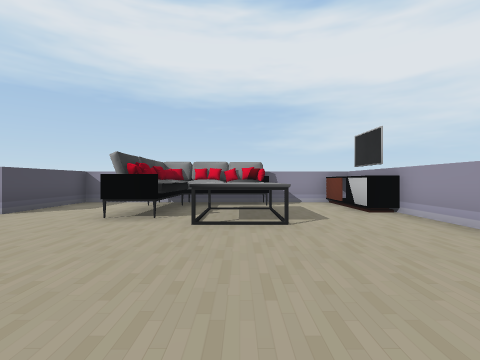
view 1 (above)

19 first-person views from a walk through a 3-D level made in the Unity game engine. The camera is 0.72 m above the floor, looks level and sees 85° across. The floor is counted in squares, 1 m on a side. Each view is taken from the middle of a square. On the plan, view 1 faces up. The plan holds only what a view shows up to about 9 squares ahead; the rest is blank. The place goes on beyond the plan. Some animated figures are left out. Some surface patterns are stand-ins.

view 2
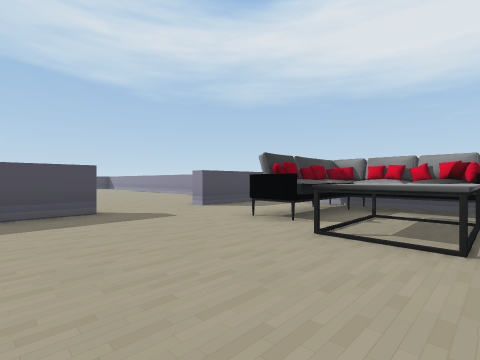

view 3
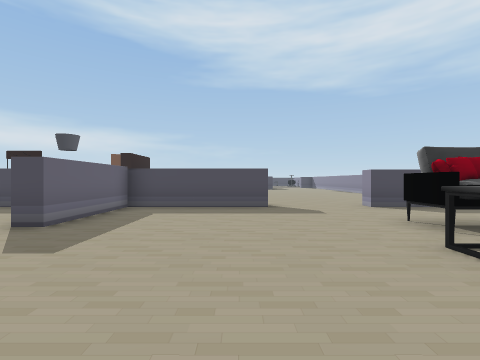

view 4
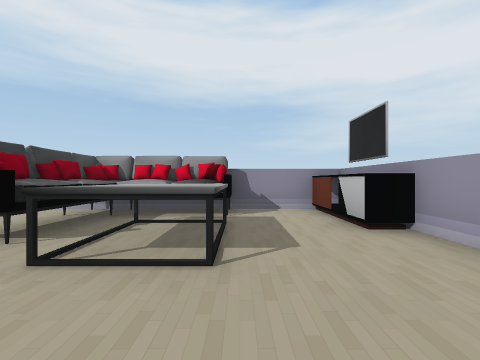

view 5
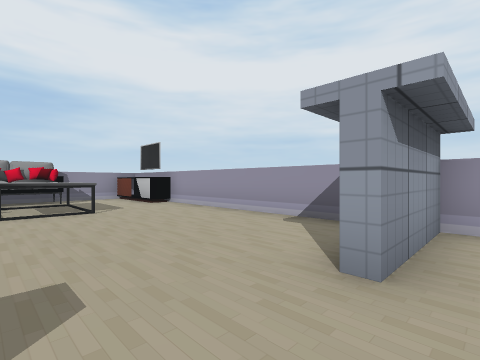

view 6
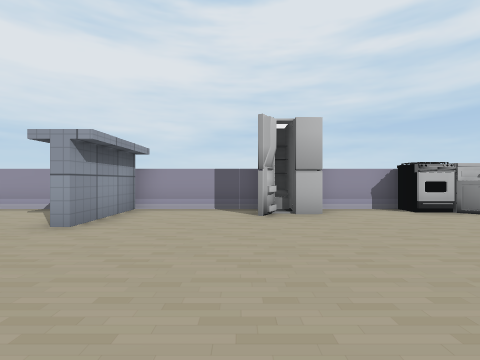

view 7
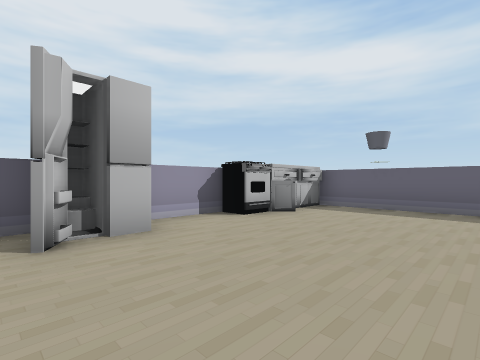

view 8
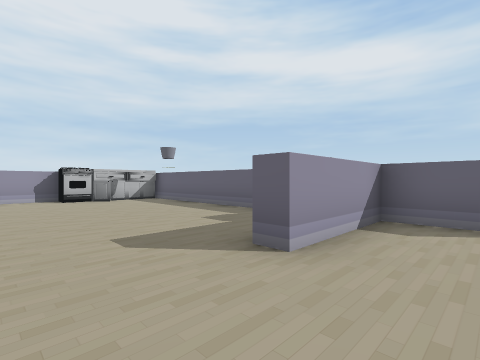

view 9
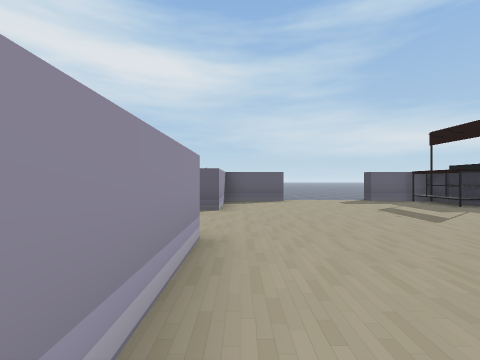

view 10
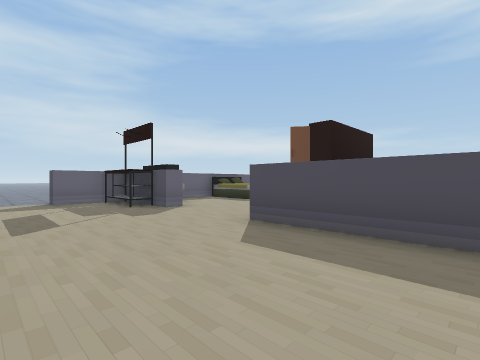

view 11
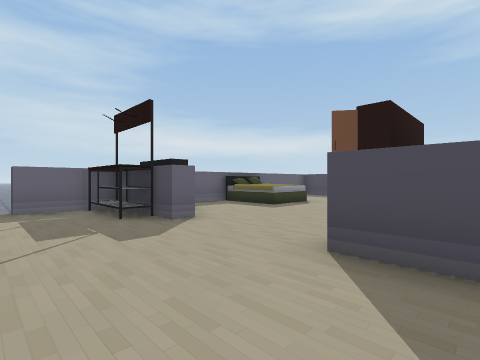

view 12
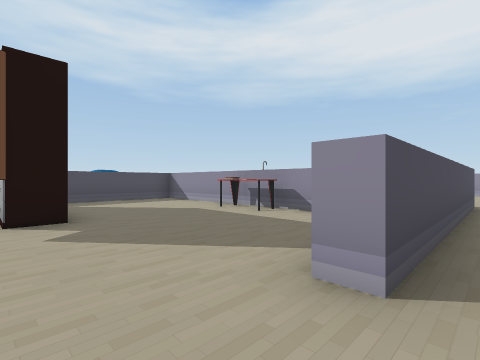

view 13
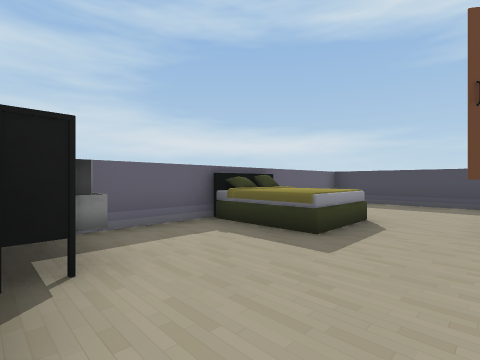

view 14
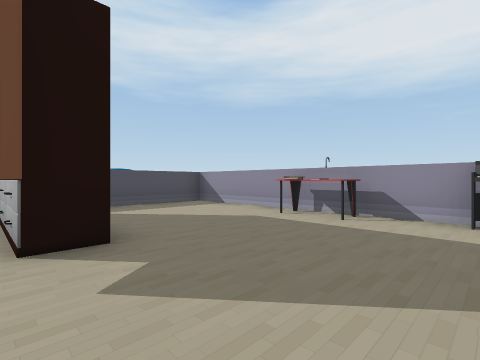

view 15
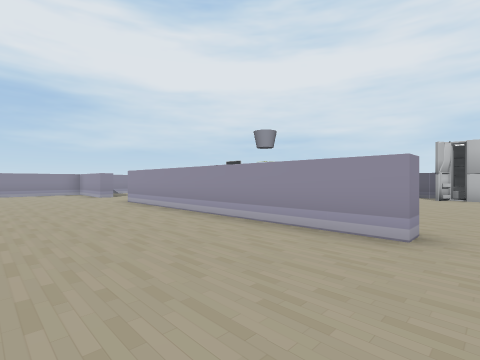

view 16
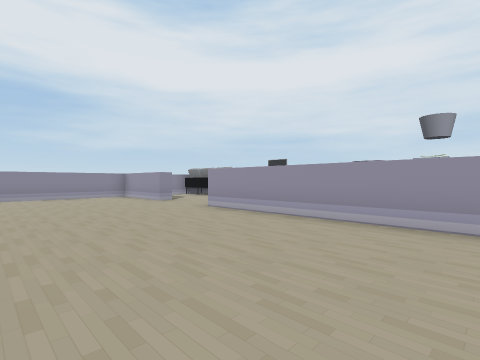

view 17
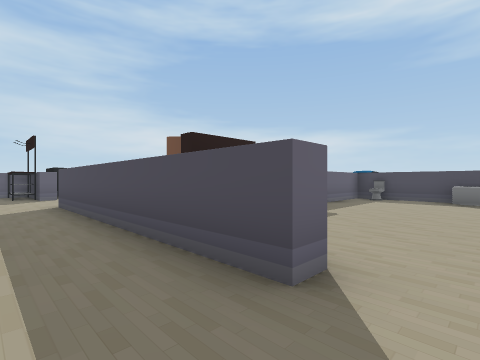

view 18
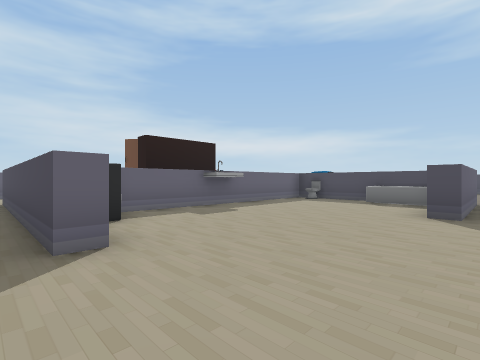

view 19
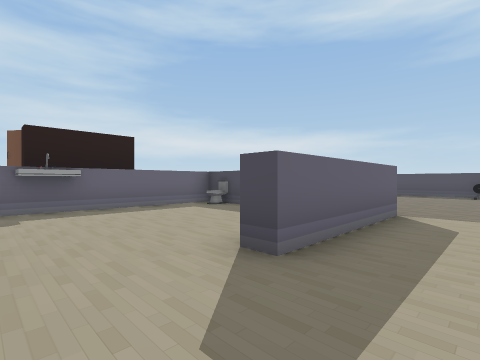

### Floor plan
Ten units are one square. View 1 is at (0, 0); x grows to the right and y downward. Boxes are objects, and circles mark ways between rooms. Rooms are numbered by the first view taken in them; rooms with no view inside come last. Other rooms are left out.
<svg viewBox="-235 -90 275 205">
<path fill="none" stroke="#000" d="M-50 -29 -50 10 -20 10M35 0 35 -85 -50 -85 -50 -55 -55 -55M-49 52 -55 52M35 80 35 15 10 15 10 10M-55 82 -50 82M-20 10 -20 15M-25 110 28 110M-141 15 -212 15M-130 -20 -125 -20 -125 52 -130 52M-130 82 -125 82 -125 110 -105 110M-215 18 -215 51M-55 52 -55 -28M-215 -35 -215 10 -142 10M-88 -85 -95 -85M-220 -45 -180 -45 -180 -40M-215 74 -215 110 -141 110M-75 110 -55 110 -55 82"/>
<rect x="-25" y="-85" width="40" height="40" fill="#bbb"><title>other object</title></rect>
<rect x="-15" y="-65" width="30" height="30" fill="#bbb"><title>other object</title></rect>
<rect x="25" y="-85" width="10" height="30" fill="#bbb"><title>other object</title></rect>
<rect x="15" y="45" width="20" height="10" fill="#bbb"><title>other object</title></rect>
<rect x="25" y="95" width="10" height="10" fill="#bbb"><title>other object</title></rect>
<rect x="25" y="75" width="10" height="20" fill="#bbb"><title>other object</title></rect>
<rect x="-215" y="55" width="50" height="20" fill="#bbb"><title>other object</title></rect>
<rect x="-215" y="-5" width="10" height="10" fill="#bbb"><title>other object</title></rect>
<rect x="-215" y="-35" width="10" height="20" fill="#bbb"><title>other object</title></rect>
<rect x="-185" y="85" width="30" height="20" fill="#bbb"><title>other object</title></rect>
<rect x="-175" y="15" width="10" height="10" fill="#bbb"><title>other object</title></rect>
<rect x="-165" y="15" width="10" height="10" fill="#bbb"><title>other object</title></rect>
<rect x="-145" y="95" width="20" height="10" fill="#bbb"><title>other object</title></rect>
<rect x="-145" y="15" width="10" height="10" fill="#bbb"><title>other object</title></rect>
<rect x="-145" y="-5" width="20" height="10" fill="#bbb"><title>other object</title></rect>
<rect x="-125" y="85" width="10" height="20" fill="#bbb"><title>other object</title></rect>
<circle cx="0" cy="7" r="3" fill="#2a7"/>
<circle cx="-60" cy="-40" r="3" fill="#2a7"/>
<circle cx="-50" cy="70" r="3" fill="#2a7"/>
<text x="-10" y="-40">1</text>
<text x="-10" y="60">2</text>
<text x="-130" y="0">3</text>
</svg>
Room 1 opens to room 2. Room 1 opens to room 3. Room 2 opens to room 3.

Where each view was taken, in squares from view 1:
view 1: 0 up, 0 right, facing up
view 2: 1 up, 1 right, facing up-left
view 3: 2 up, 2 right, facing left
view 4: 2 up, 1 right, facing up
view 5: 2 down, 1 left, facing up-right
view 6: 4 down, 3 left, facing right
view 7: 4 down, 1 left, facing down-right
view 8: 6 down, 7 left, facing down-right
view 9: 2 down, 6 left, facing down
view 10: 2 down, 9 left, facing down-left
view 11: 4 down, 10 left, facing down-left
view 12: 7 down, 12 left, facing up-left
view 13: 7 down, 13 left, facing down-left
view 14: 7 down, 14 left, facing up-left
view 15: 6 down, 9 left, facing up-right
view 16: 3 down, 10 left, facing up-right
view 17: 3 up, 11 left, facing down-left
view 18: 5 up, 12 left, facing down-left
view 19: 6 up, 16 left, facing down-left
